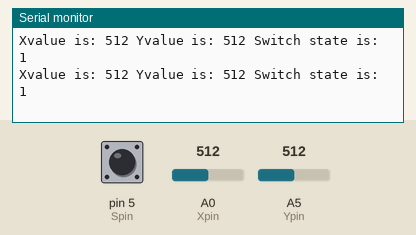
The sketch below on a simulated Arduino Uno, built with avr-gcc and run on an emulated ATmega328P. Shown: the last lines printed to the serial monitor. The inputs (shaded band) are chosen by the test bench; at power-on: A0 (Xpin) = 512, A5 (Ypin) = 512, pin 5 (Spin) HIGH.

Above: at 1.3 s.
1.4 s: A0 (Xpin) set to 716
At 1.9 s:
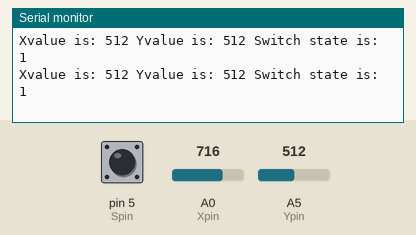
2.9 s: A5 (Ypin) set to 716
At 3.4 s:
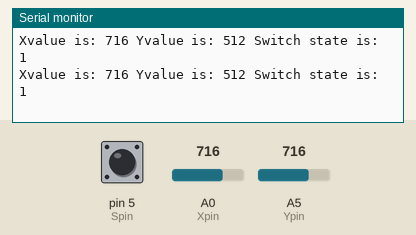
4.4 s: pin 5 (Spin) pulled LOW for 0.6 s
At 5.4 s:
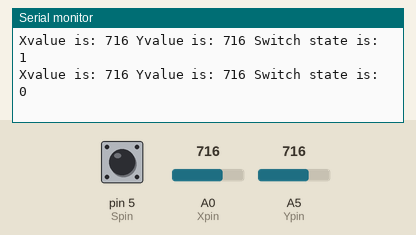
6.5 s: A0 (Xpin) set to 900
At 6.9 s:
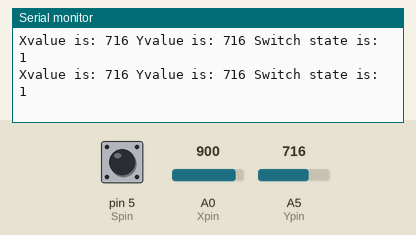
8.0 s: pin 5 (Spin) pulled LOW for 1 s
At 8.9 s:
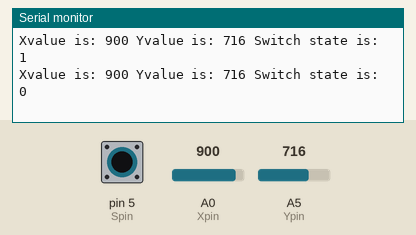
10.5 s: A5 (Ypin) set to 900
At 10.9 s:
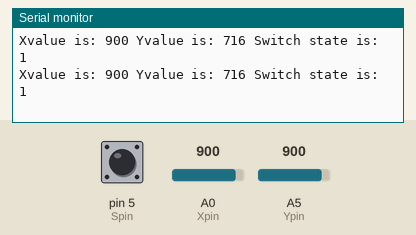
Timing chart, 0 to 13.0 s (numbered marks = the images above; inputs shaded):
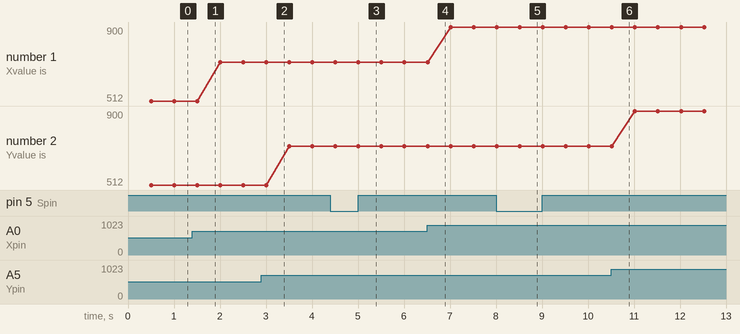

Measured:
- after the input at 4.4 s, the serial monitor: prints a new line after 0.61 s (image 3)
- after the input at 8.0 s, the serial monitor: prints a new line after 0.52 s (image 5)
- plotted number 1: 512 → 716 after the input at 1.4 s, 716 → 900 after the input at 6.5 s

The sketch:

Joysticks.ino
```cpp
int Xpin=A0;
int Ypin=A5;
int Spin=5;
int dt = 500;

int xVal;
int yVal;
int sVal;
void setup() {
  // put your setup code here, to run once:
  Serial.begin(9600);
  pinMode(Xpin, INPUT);
  pinMode(Ypin, INPUT);
  pinMode(Spin, INPUT);
  digitalWrite(Spin, HIGH); // Sets the switch to high emulating a pull up resistor
}

void loop() {
  // put your main code here, to run repeatedly:
  xVal=analogRead(Xpin);
  yVal=analogRead(Ypin);
  sVal=digitalRead(Spin);
  delay(dt);
  Serial.print("Xvalue is: ");
  Serial.print(xVal);
  Serial.print(" Yvalue is: ");
  Serial.print(yVal);
  Serial.print(" Switch state is: ");
  Serial.println(sVal);
}
```
